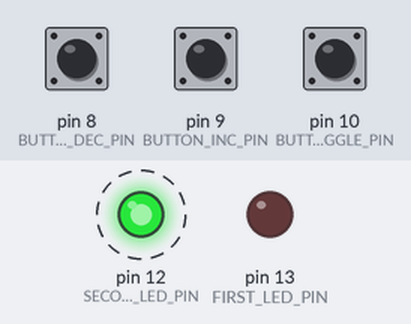
The program below on a simulated Arduino Mega 2560, built with avr-gcc and run on an emulated ATmega2560. Shown: output pins drawn as LEDs (lit = HIGH). Dashed ring = blinking. The test bench sets the inputs (shaded band); at power-on: pin 10 (BUTTON_TOGGLE_PIN) HIGH, pin 8 (BUTTON_DEC_PIN) HIGH, pin 9 (BUTTON_INC_PIN) HIGH. What the program prints to the serial monitor is not drawn.

Above: at 1.29 s.
1.8 s: pin 10 (BUTTON_TOGGLE_PIN) pulled LOW for 0.15 s
At 2.8 s:
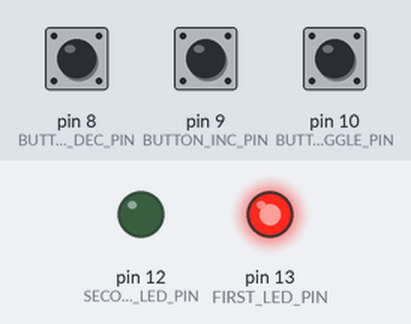
3.4 s: pin 10 (BUTTON_TOGGLE_PIN) pulled LOW for 1 s
At 3.47 s:
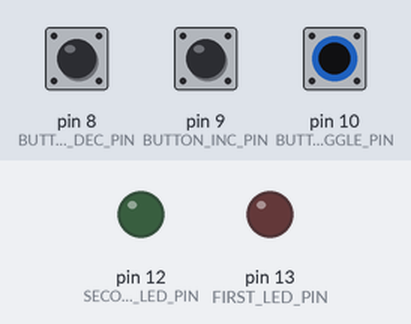
6.4 s: pin 8 (BUTTON_DEC_PIN) pulled LOW for 0.15 s
At 6.81 s:
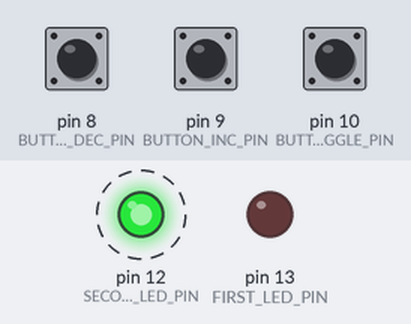
9.4 s: pin 9 (BUTTON_INC_PIN) pulled LOW for 1 s
12.1 s: pin 8 (BUTTON_DEC_PIN) pulled LOW for 3.2 s
16.8 s: pin 10 (BUTTON_TOGGLE_PIN) pulled LOW for 3.2 s
At 17.4 s:
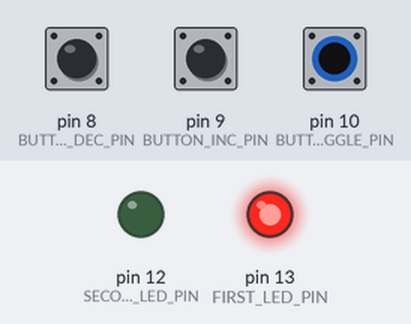
Timing chart, 0 to 19.8 s (numbered marks = the images above; inputs shaded):
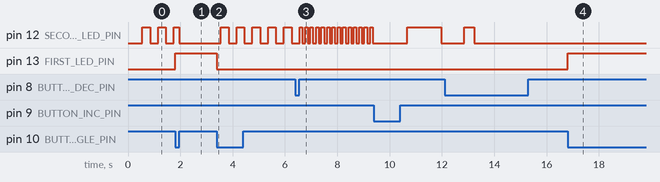

The program:

main.cpp
```cpp
#include "srv_serial_stdio.hpp"
#include "tasks/task.hpp"
void setup() {
    // Inițializare Serial + printf
    srv_serial_setup();
    printf("System initialized! millis=%lu\n", millis());

    // Inițializare pinii și taskurile
    tasks_init();   // dacă ai o funcție care setează pinMode pentru LED-uri și butoane
}

void loop() {
    idle_task();   }
```

led.cpp
```cpp
#include "Led.hpp"

Led::Led(int pin) {
    pinLed = pin;
    pinMode(pinLed, OUTPUT);
    digitalWrite(pinLed, LOW);
}

void Led::turnOn() {
    digitalWrite(pinLed, HIGH);
}

void Led::turnOff() {
    digitalWrite(pinLed, LOW);
}

void Led::toggle() {
    digitalWrite(pinLed, !digitalRead(pinLed));
}
```

led.hpp
```cpp
#ifndef LED_H
#define LED_H


#include <Arduino.h>

class Led {
private:
    int pinLed;
public:
    Led(int pin);
    void turnOn();
    void turnOff();
    void toggle();
};


#endif
```

srv_serial_stdio.cpp
```cpp
#include "srv_serial_stdio.hpp"
#include <stdio.h>

static int serial_putchar(char c, FILE* f) {
    if (c == '\n') Serial.write('\r'); // adaugă CR pentru terminale care cer CR+LF
    Serial.write(c);
    return 0;
}

void srv_serial_setup() {
    Serial.begin(9600);
    delay(500);

    static FILE serial_stdout;
    fdev_setup_stream(&serial_stdout, serial_putchar, NULL, _FDEV_SETUP_WRITE);
    stdout = &serial_stdout; // redirecționează printf către Serial

    printf("[INIT] printf() redirection OK!\n");
}
```

srv_serial_stdio.hpp
```cpp
#ifndef SRV_SERIAL_STDIO_HPP
#define SRV_SERIAL_STDIO_HPP

#include <Arduino.h>

void srv_serial_setup();

#endif
```

button.cpp
```cpp
#include "button.hpp"

void button_init(int pin) {
    pinMode(pin, INPUT_PULLUP);
}

bool button_is_pressed(int pin) {
    return digitalRead(pin) == LOW;
}

bool button_was_pressed(int pin, unsigned long debounce_ms) {
    static bool last_state[54] = {false};
    static unsigned long last_time[54] = {0};
    static bool edge_reported[54] = {false};

    if (pin < 0 || pin >= 54) {
        bool cur = button_is_pressed(pin);
        return cur;
    }

    bool cur = (digitalRead(pin) == LOW);
    unsigned long now = millis();
    if (cur != last_state[pin]) {
        last_time[pin] = now;
        last_state[pin] = cur;
        edge_reported[pin] = false;
    }
    if (!edge_reported[pin] && cur == true && (now - last_time[pin] >= debounce_ms)) {
        edge_reported[pin] = true;
        return true;
    }

    return false;
}
```

button.hpp
```cpp
#ifndef BUTTON_HPP
#define BUTTON_HPP

#include <Arduino.h>


void button_init(int pin);


bool button_is_pressed(int pin);


bool button_was_pressed(int pin, unsigned long debounce_ms);

#endif
```

task.cpp
```cpp
#include <Arduino.h>
#include "../Led.hpp"
#include "../srv_serial_stdio.hpp"

#define FIRST_LED_PIN 13
#define SECOND_LED_PIN 12

#define BUTTON_TOGGLE_PIN 10
#define BUTTON_INC_PIN 9
#define BUTTON_DEC_PIN 8

static Led led1(FIRST_LED_PIN);
static Led led2(SECOND_LED_PIN);

volatile bool sig_button_toggle = false;
volatile bool sig_inc = false;
volatile bool sig_dec = false;

static bool led1_state = false;
static bool led2_state = false;
static unsigned long blink_time = 300;
static unsigned long last_blink_time = 0;

static const unsigned long DEBOUNCE_MS = 50;

void buttons_init() {
    pinMode(BUTTON_TOGGLE_PIN, INPUT_PULLUP);
    pinMode(BUTTON_INC_PIN, INPUT_PULLUP);
    pinMode(BUTTON_DEC_PIN, INPUT_PULLUP);
}

static void task_button_toggle() {
    static bool last_state = HIGH;
    bool current = digitalRead(BUTTON_TOGGLE_PIN);
    if (last_state == HIGH && current == LOW) {
        led1_state = !led1_state;
        if (led1_state) led1.turnOn();
        else led1.turnOff();

        printf("[EVENT] Toggle button pressed → LED1 is now %s\n", led1_state ? "ON" : "OFF");

        sig_button_toggle = true;
        delay(150); // mic anti-rebound
    }
    last_state = current;
}

static void task_adjust_blink_time() {
    if (!led1_state) {
        if (digitalRead(BUTTON_INC_PIN) == LOW) {
            if (blink_time < 5000) blink_time += 200;
            sig_inc = true;
            printf("[EVENT] Increase button pressed → Blink time = %lu ms\n", blink_time);
            delay(150);
        }
        if (digitalRead(BUTTON_DEC_PIN) == LOW) {
            if (blink_time > 50) blink_time -= 200;
            sig_dec = true;
            printf("[EVENT] Decrease button pressed → Blink time = %lu ms\n", blink_time);
            delay(150);
        }
    }
}

static void task_led_blink() {
    if (!led1_state) {
        unsigned long now = millis();
        if (now - last_blink_time >= blink_time) {
            led2_state = !led2_state;
            if (led2_state) led2.turnOn();
            else led2.turnOff();
            last_blink_time = now;
        }
    } else {
        if (led2_state) {
            led2_state = false;
            led2.turnOff();
        }
    }
}

void idle_task() {
    // Rulăm task-urile
    task_button_toggle();
    task_adjust_blink_time();
    task_led_blink();

    // Detectăm evenimentele și le afișăm în terminal
    if (sig_button_toggle) {
        printf("[EVENT] Toggle button pressed → LED1 is %s\n",
               led1_state ? "ON" : "OFF");
        sig_button_toggle = false;
    }

    if (sig_inc) {
        printf("[EVENT] Increase button pressed → Blink = %lu ms\n", blink_time);
        sig_inc = false;
    }

    if (sig_dec) {
        printf("[EVENT] Decrease button pressed → Blink = %lu ms\n", blink_time);
        sig_dec = false;
    }

    delay(20); // mică pauză pentru stabilitate
}


void tasks_init() {
    buttons_init();
    led1.turnOff();
    led2.turnOff();
    printf("Tasks initialized. Toggle=%d, INC=%d, DEC=%d\n", BUTTON_TOGGLE_PIN, BUTTON_INC_PIN, BUTTON_DEC_PIN);
}
```

task.hpp
```cpp
#ifndef TASK_HPP
#define TASK_HPP


void tasks_init();
void idle_task();

#endif
```

taskhandle.cpp
```cpp
#include "task.hpp"

void taskhandle_init() {

}
```

Measured:
- after the input at 1.8 s, pin 13 (FIRST_LED_PIN): LOW → HIGH at once
- after the input at 3.4 s, pin 12 (SECOND_LED_PIN): alternates HIGH for 0.30 s and LOW for 0.30 s, starting after 0.15 s; pin 13 (FIRST_LED_PIN): HIGH → LOW at once
- after the input at 6.4 s, pin 12 (SECOND_LED_PIN): alternates HIGH for 0.10 s and LOW for 0.10 s, starting after 0.27 s
- after the input at 16.8 s, pin 13 (FIRST_LED_PIN): LOW → HIGH at once
